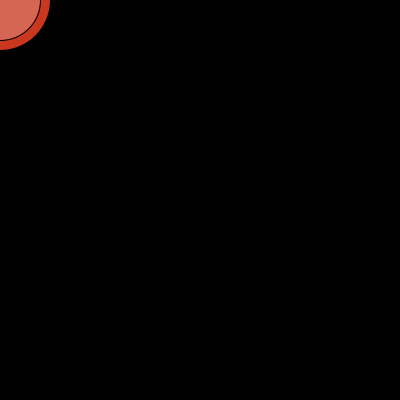
Frame 1 (no input)
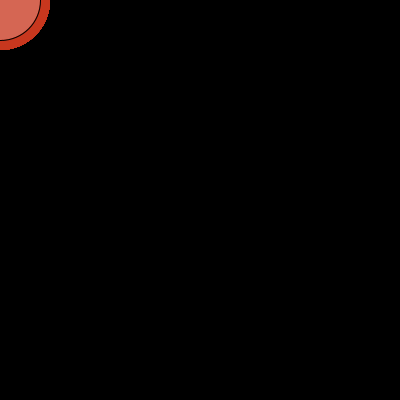
Frame 60 (the mouse pressed at the canvas centre just before this capture)
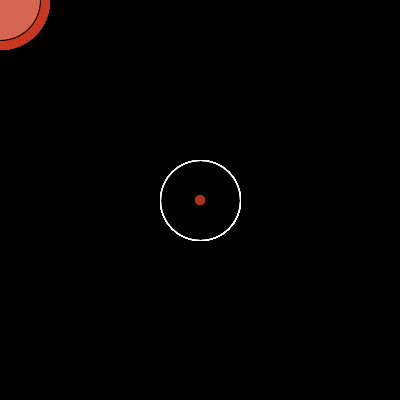
Frame 120 (the mouse held since frame 60 and released just before this capture)

The Processing sketch that drew these frames (run headless with seeded random() and noise(); from frame 60 on, the mouse is pressed at the canvas centre):

// Processing sketch: processing_61579
// ── processing_61579.pde

void setup() { background(0); size (400,400);  smooth();  noCursor(); }
 
void draw() {
  noStroke();  fill(200,55,30);
//rect(0,0,width, height);
   
 
   
if(mousePressed)  {
  ellipse(mouseX, mouseY,10,10);
  fill(0,30);
  stroke(255);
  noCursor ();
}
 
else {
 ellipse(mouseX, mouseY,100,100);
  fill(255,60);
  stroke(0);
}
 
 ellipse(mouseX, mouseY,80,80);
}
